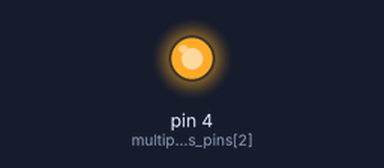
Bench run of a sketch on a simulated Arduino Uno, built with avr-gcc and run on an emulated ATmega328P. Parts: output pins drawn as LEDs (lit = HIGH). Pins used as bus, display or sensor lines are not drawn.

Above: at 0.1 s.
Timing chart, 0 to 1.6 s (numbered marks = the images above):
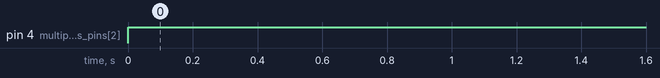

Measured:
- by itself, pin 4 (multiplexer_1_selectors_pins[2]): LOW → HIGH at 0.00 s

The sketch:

Science_Fair_Upgraded.ino
```cpp
//int multiplexer_1_selectors_state[3] = {0, 0, 0}
int multiplexer_1_selectors_pins[3] = {2, 3, 4};

void setup() {

  Serial.begin(9600); // Initialize the serial port
  // Set up the select pins as outputs:
  for (int i=0; i<3; i++)
  {
    pinMode(multiplexer_1_selectors_pins[i], OUTPUT);
    digitalWrite(multiplexer_1_selectors_pins[i], HIGH);
  }
  pinMode(A0, INPUT); // Set up Z as an input

}

void loop () {

  for (int count_1 = 0; count_1 < 5; count_1++) {

      digitalWrite(multiplexer_1_selectors_pins[0], bitRead(count_1,0));
      digitalWrite(multiplexer_1_selectors_pins[1], bitRead(count_1,1));
      digitalWrite(multiplexer_1_selectors_pins[2], bitRead(count_1,2));


  }
  Serial.println();
  delay(200);
}


void readAnalog(bool isLastPin) {
  int inputValue = analogRead(A0); // and read A0
  Serial.print(String(inputValue));
  if (!isLastPin) {
    Serial.print(",");
  }
}
```
